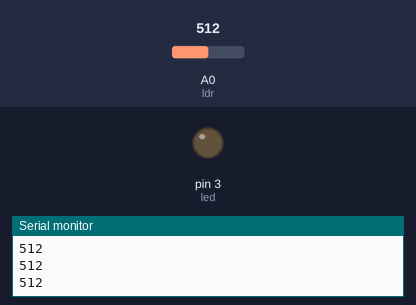
Recording of a sketch running on a simulated Arduino Uno, built with avr-gcc and run on an emulated ATmega328P. Shown: output pins drawn as LEDs (lit = HIGH), the last lines printed to the serial monitor. Inputs (shaded band) come from the test bench; at power-on: A0 (ldr) = 512.

Above: at 1.2 s.
1.3 s: A0 (ldr) set to 216
2.8 s: A0 (ldr) set to 186
At 3.4 s:
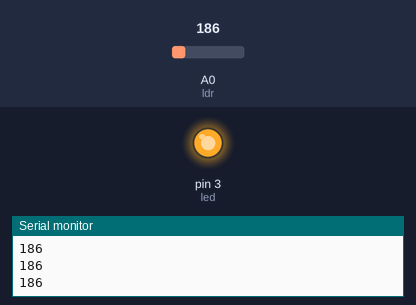
4.5 s: A0 (ldr) set to 210
At 6.0 s:
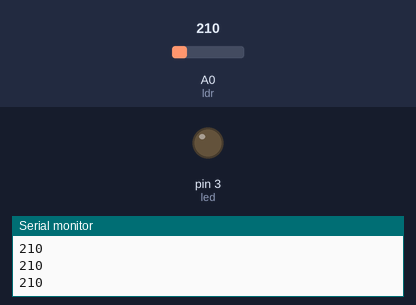
6.3 s: A0 (ldr) set to 190
At 7.5 s:
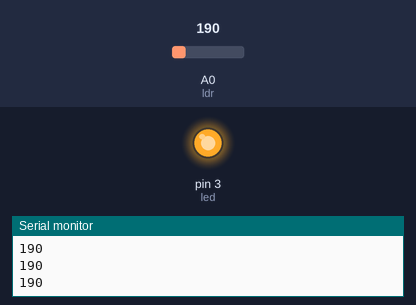
Timing chart, 0 to 9.1 s (numbered marks = the images above; inputs shaded):
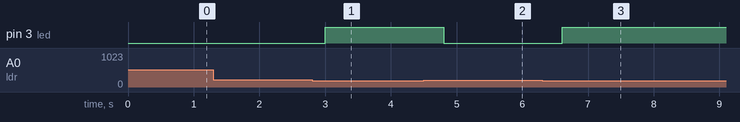

Measured:
- the behaviour switches between 200 and 199 on A0 (ldr) (found by bisection; images 0 and 1)
- after the input at 2.8 s, pin 3 (led): LOW → HIGH after 0.20 s
- after the input at 4.5 s, pin 3 (led): HIGH → LOW after 0.31 s
- after the input at 6.3 s, pin 3 (led): LOW → HIGH after 0.31 s

The sketch:

sketch_nov15bLDR.ino
```cpp
int ldr=A0;
int val=0;
int led=3;
void setup() {
  pinMode(ldr,INPUT);
  pinMode(led,OUTPUT);
  Serial.begin(9600);

}

void loop() {
  val=analogRead(ldr);

  Serial.println(val);
  delay(200);

  if(val<200)
  {digitalWrite(led,HIGH);}
  else {digitalWrite(led,LOW);}


}
```
